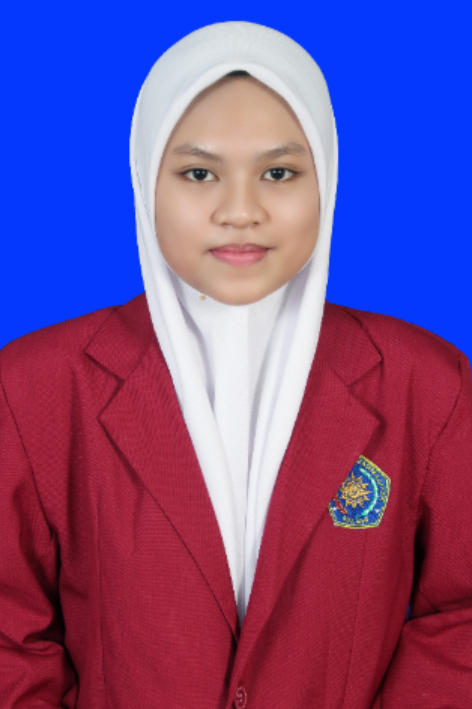
#> input picture MODUL6/codelab6/images/afifah.jpg, 472 x 709 px, found by its file name
$ python kegiatan11.py
#> lines starting #> are read from the running program, lines starting #| are printed output that depends on the picture
import matplotlib.pyplot as plt
from PIL import Image, ImageFilter

img = Image.open('D:/KULIAH UMM/Praktikum/SEM 5/FUNGSIONAL H/Praktikum_Fungsional2023/MODUL6/codelab6/images/afifah.jpg')
#> img is the input picture: PIL image 472x709 RGB; mean R, G, B 117, 77.1, 143.3

if img.mode != "RGB":
    img = img.convert("RGB")

resized_image = img.resize((300, 200))
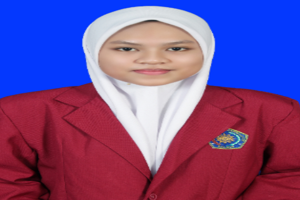
#> resized_image: PIL image 300x200 RGB; mean R, G, B 117, 77.1, 143.3

blurred_image = resized_image.filter(ImageFilter.GaussianBlur(radius=2))
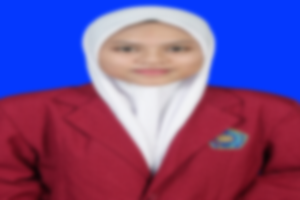
#> blurred_image: PIL image 300x200 RGB; mean R, G, B 117, 77.1, 143.3

plt.imshow(blurred_image)
plt.title("\nGambar yang Diblur")
plt.axis("off")
plt.show()
